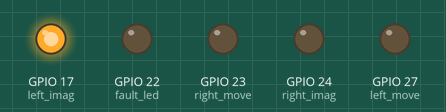
Recording of a program running on a simulated Raspberry Pi (BCM pin numbers). Parts: output pins drawn as LEDs (lit = HIGH). What the program prints to the terminal is not drawn.

Above: at 0.5 s.
At 1.5 s:
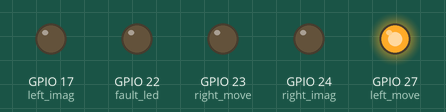
At 2.5 s:
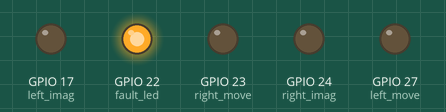
At 3.5 s:
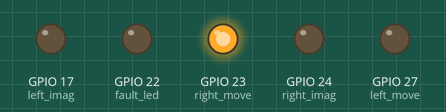
At 4.5 s:
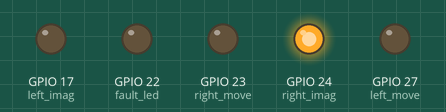
At 5.2 s:
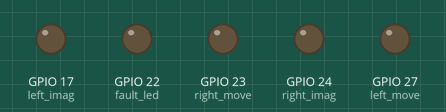
Timing chart, 0 to 7.2 s (numbered marks = the images above):
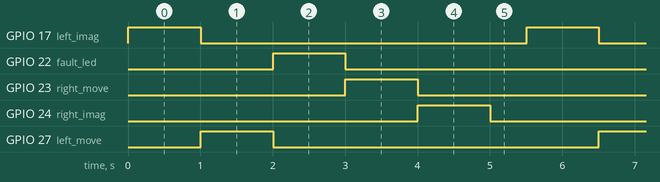

Measured:
- by itself, GPIO 17 (left_imag), GPIO 22 (fault_led), GPIO 23 (right_move), GPIO 24 (right_imag), GPIO 27 (left_move): alternates HIGH for 1.0 s and LOW for 4.5 s
- by itself, everything shown: repeats every 5.5 s, in 6 steps

The program:

led_test.py
```python
from gpiozero import LED
import time

# GPIO pin mapping
left_imag = LED(17)   # Left arm imagery
left_move = LED(27)   # Left arm actual
fault_led = LED(22)   # Fault detector
right_move = LED(23)  # Right arm actual
right_imag = LED(24)  # Right arm imagery

leds = [left_imag, left_move, fault_led, right_move, right_imag]
labels = ["Left Imagery", "Left Actual", "Fault", "Right Actual", "Right Imagery"]

print("Starting LED test sequence. Press Ctrl+C to stop.\n")

try:
    while True:
        for led, name in zip(leds, labels):
            print(f"→ {name} ON")
            led.on()
            time.sleep(1)
            led.off()
            print(f"   {name} OFF\n")
        print("Cycle complete.\n")
        time.sleep(0.5)

except KeyboardInterrupt:
    print("Test stopped. Turning all LEDs off...")
    for led in leds:
        led.off()
    print("All LEDs OFF.")
```
